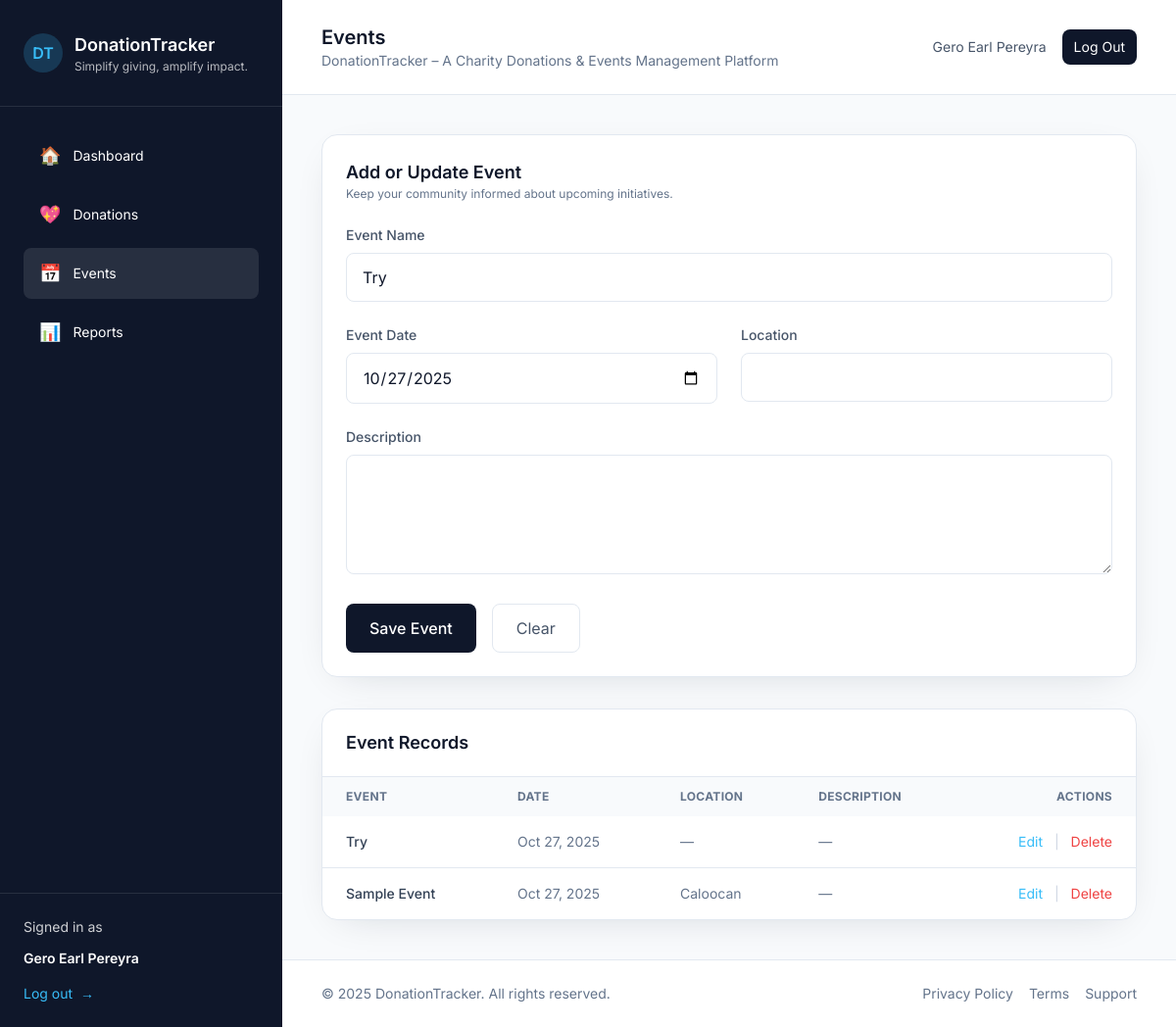
The page /events.php?edit=3 (signed in) on the database its author committed.
### tables this page shows
CREATE TABLE events (
        id INTEGER PRIMARY KEY AUTOINCREMENT,
        name TEXT NOT NULL,
        event_date TEXT NOT NULL,
        location TEXT,
        description TEXT,
        created_at TEXT NOT NULL DEFAULT CURRENT_TIMESTAMP
    , created_by INTEGER);

### includes/queries.php (called while the page is built, shortened)
<?php
require_once __DIR__ . '/db.php';
function getEvents(PDO $pdo, ?int $userId = null): array
{
    $query = 'SELECT * FROM events';
    if ($userId !== null) {
        $query .= ' WHERE created_by = :user_id';
    }
    $query .= ' ORDER BY date(event_date) DESC, created_at DESC';
    $stmt = $pdo->prepare($query);
    if ($userId !== null) {
        $stmt->bindValue(':user_id', $userId, PDO::PARAM_INT);
    }
    $stmt->execute();
    return $stmt->fetchAll();
}
function getEvent(PDO $pdo, int $id): ?array
{
    $stmt = $pdo->prepare('SELECT * FROM events WHERE id = :id LIMIT 1');
    $stmt->execute([':id' => $id]);
    $event = $stmt->fetch();
    return $event ?: null;
}

### includes/db.php (called while the page is built, shortened)
<?php
$databasePath = __DIR__ . '/../data/database.sqlite';
$pdo = new PDO('sqlite:' . $databasePath);
$pdo->setAttribute(PDO::ATTR_ERRMODE, PDO::ERRMODE_EXCEPTION);
$pdo->setAttribute(PDO::ATTR_DEFAULT_FETCH_MODE, PDO::FETCH_ASSOC);
$pdo->exec('PRAGMA foreign_keys = ON');
$pdo->exec(
    'CREATE TABLE IF NOT EXISTS users (
        id INTEGER PRIMARY KEY AUTOINCREMENT,
        name TEXT NOT NULL,
        email TEXT NOT NULL UNIQUE,
        password_hash TEXT NOT NULL,
        role TEXT NOT NULL DEFAULT "user",
        created_at TEXT NOT NULL DEFAULT CURRENT_TIMESTAMP
    )'
);
$pdo->exec(
    'CREATE TABLE IF NOT EXISTS events (
        id INTEGER PRIMARY KEY AUTOINCREMENT,
        name TEXT NOT NULL,
        event_date TEXT NOT NULL,
        location TEXT,
        description TEXT,
        created_by INTEGER,
        created_at TEXT NOT NULL DEFAULT CURRENT_TIMESTAMP,
        FOREIGN KEY (created_by) REFERENCES users(id) ON DELETE SET NULL
    )'
);
$pdo->exec(
    'CREATE TABLE IF NOT EXISTS donations (
        id INTEGER PRIMARY KEY AUTOINCREMENT,
        donor_name TEXT NOT NULL,
        donation_date TEXT NOT NULL,
        amount REAL NOT NULL DEFAULT 0,
        type TEXT NOT NULL,
        event_id INTEGER,
        created_by INTEGER,
        notes TEXT,
        created_at TEXT NOT NULL DEFAULT CURRENT_TIMESTAMP,
        FOREIGN KEY (event_id) REFERENCES events(id) ON DELETE SET NULL,
        FOREIGN KEY (created_by) REFERENCES users(id) ON DELETE SET NULL
    )'
);
$userCount = (int) $pdo->query('SELECT COUNT(*) as count FROM users')->fetchColumn();
return $pdo;

### includes/functions.php (called while the page is built, shortened)
<?php
function currentUser(): ?array
{
    return $_SESSION['user'] ?? null;
}
function currentUserId(): ?int
{
    $user = currentUser();
    return $user ? (int) $user['id'] : null;
}
function isAdmin(): bool
{
    $user = currentUser();
    return $user !== null && ($user['role'] ?? 'user') === 'admin';
}

### events.php (the view, shortened to what this page needs)
<?php
require __DIR__ . '/includes/functions.php';
require __DIR__ . '/includes/queries.php';
$userId = currentUserId();
$formData = [
    'id' => '',
    'name' => '',
    'event_date' => date('Y-m-d'),
    'location' => '',
    'description' => '',
];
if (isset($_GET['edit'])) {
    $editId = (int) $_GET['edit'];
    $event = getEvent($pdo, $editId);
    $formData = [
        'id' => (string) $event['id'],
        'name' => $event['name'],
        'event_date' => $event['event_date'],
        'location' => $event['location'] ?? '',
        'description' => $event['description'] ?? '',
    ];
}
$events = getEvents($pdo, isAdmin() ? null : $userId);
include __DIR__ . '/templates/header.php';
?>
<div class="grid gap-8">
    <div class="bg-white rounded-2xl border border-slate-200 p-6 card-shadow">
        <div class="flex flex-col md:flex-row md:items-center md:justify-between gap-4">
            <div>
                <p class="text-lg font-semibold text-primary">Add or Update Event</p>
                <p class="text-xs text-slate-500">Keep your community informed about upcoming initiatives.</p>
            </div>
        </div>
        <form method="POST" class="mt-6 grid grid-cols-1 md:grid-cols-2 gap-6">
            <div class="md:col-span-2">
                <label class="block text-sm font-medium text-slate-600">Event Name</label>
                <input type="text" name="name" required class="mt-2 w-full rounded-lg border border-slate-200 px-4 py-3 focus:border-accent focus:ring-2 focus:ring-accent/40 transition" value="<?= htmlspecialchars($formData['name']); ?>">
            </div>
            <div>
                <label class="block text-sm font-medium text-slate-600">Event Date</label>
                <input type="date" name="event_date" required class="mt-2 w-full rounded-lg border border-slate-200 px-4 py-3 focus:border-accent focus:ring-2 focus:ring-accent/40 transition" value="<?= htmlspecialchars($formData['event_date']); ?>">
            </div>
            <div>
                <label class="block text-sm font-medium text-slate-600">Location</label>
                <input type="text" name="location" class="mt-2 w-full rounded-lg border border-slate-200 px-4 py-3 focus:border-accent focus:ring-2 focus:ring-accent/40 transition" value="<?= htmlspecialchars($formData['location']); ?>">
            </div>
            <div class="md:col-span-2">
                <label class="block text-sm font-medium text-slate-600">Description</label>
                <textarea name="description" rows="4" class="mt-2 w-full rounded-lg border border-slate-200 px-4 py-3 focus:border-accent focus:ring-2 focus:ring-accent/40 transition"><?= htmlspecialchars($formData['description']); ?></textarea>
            </div>
            <div class="md:col-span-2 flex gap-4">
                <button type="submit" class="inline-flex items-center gap-2 bg-primary text-white px-6 py-3 rounded-lg hover:bg-secondary transition font-medium">Save Event</button>
                <button type="reset" class="inline-flex items-center gap-2 px-6 py-3 rounded-lg border border-slate-200 text-slate-600 hover:bg-slate-50 transition">Clear</button>
            </div>
        </form>
    </div>
    <div class="bg-white rounded-2xl border border-slate-200 card-shadow">
        <div class="flex items-center justify-between px-6 py-5 border-b border-slate-200">
            <p class="text-lg font-semibold text-primary">Event Records</p>
        </div>
        <div class="overflow-x-auto">
            <table class="min-w-full text-sm">
                <thead class="bg-slate-50 text-left text-xs uppercase tracking-wide text-slate-500">
                    <tr>
                        <th class="px-6 py-3">Event</th>
                        <th class="px-6 py-3">Date</th>
                        <th class="px-6 py-3">Location</th>
                        <th class="px-6 py-3">Description</th>
                        <th class="px-6 py-3 text-right">Actions</th>
                    </tr>
                </thead>
                <tbody class="divide-y divide-slate-200">
                    <?php if (count($events) === 0) : ?>
                        <tr>
                            <td colspan="5" class="px-6 py-6 text-center text-sm text-slate-500">No events recorded yet.</td>
                        </tr>
                    <?php else : ?>
                        <?php foreach ($events as $event) : ?>
                            <tr>
                                <td class="px-6 py-4 font-medium text-slate-700">
                                    <?= htmlspecialchars($event['name']); ?>
                                </td>
                                <td class="px-6 py-4 text-slate-500">
                                    <?= htmlspecialchars(date('M j, Y', strtotime($event['event_date']))); ?>
                                </td>
                                <td class="px-6 py-4 text-slate-500">
                                    <?= htmlspecialchars($event['location'] ?: '—'); ?>
                                </td>
                                <td class="px-6 py-4 text-slate-500">
                                    <?= htmlspecialchars($event['description'] ? truncateText($event['description'], 80) : '—'); ?>
                                </td>
                                <td class="px-6 py-4 text-right">
                                    <a href="?edit=<?= (int) $event['id']; ?>" class="text-accent hover:text-primary transition">Edit</a>
                                    <span class="mx-2 text-slate-300">|</span>
                                    <a href="?delete=<?= (int) $event['id']; ?>" class="text-red-500 hover:text-red-600 transition" onclick="return confirm('Delete this event?');">Delete</a>
                                </td>
                            </tr>
                        <?php endforeach; ?>
                    <?php endif; ?>
                </tbody>
            </table>
        </div>
    </div>
</div>
<?php
include __DIR__ . '/templates/footer.php';

### assets/styles.css (style rules this page uses)
body { font-family: 'Inter', sans-serif; }
.card-shadow { box-shadow: 0 10px 40px -20px rgba(15, 23, 42, 0.2); }

### rows shown on the page
events: name "Try", event_date "10/27/2025", event_date "Oct 27, 2025", location "—", description "—"
events: name "Sample Event", event_date "Oct 27, 2025", location "Caloocan", description "—"

### other values the page prints
$userName "Gero Earl Pereyra"
$pageTitle "Events"
